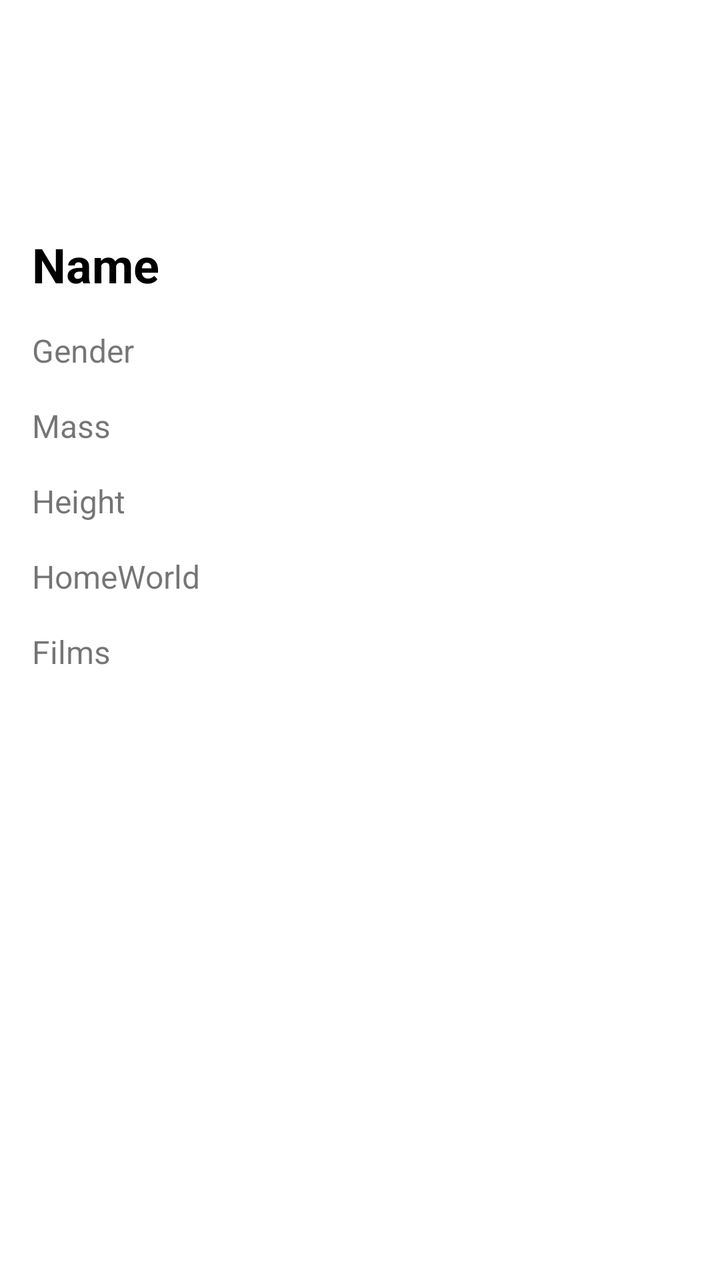
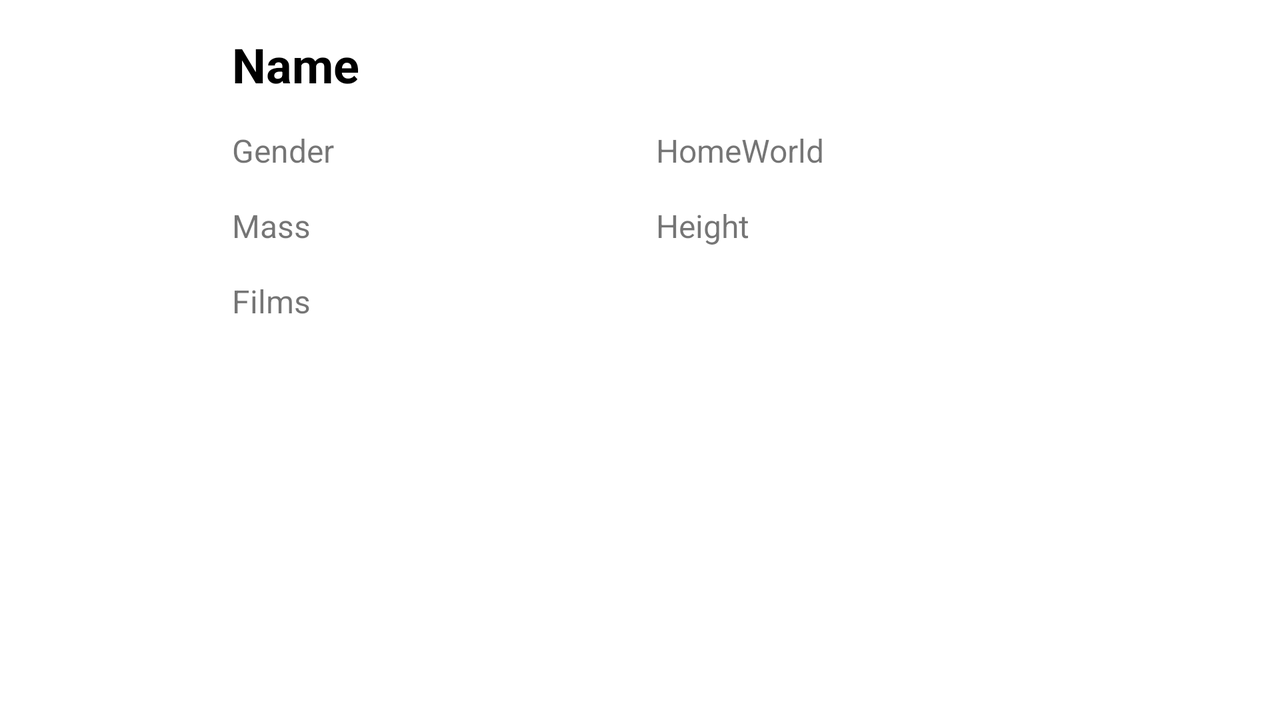

First picture: res/layout/ on a phone held upright. Second picture: the repository's own variant of that layout, on a device whose configuration matches the variant's folder. Source for both follows.
<!-- AndroidManifest.xml: application theme Theme.StarWarsCharacters -->
<!-- res/layout/fragment_description.xml -->
<?xml version="1.0" encoding="utf-8"?>
<androidx.constraintlayout.widget.ConstraintLayout xmlns:android="http://schemas.android.com/apk/res/android"
    xmlns:app="http://schemas.android.com/apk/res-auto"
    xmlns:tools="http://schemas.android.com/tools"
    android:layout_width="match_parent"
    android:layout_height="match_parent"
    android:layout_margin="@dimen/medium_margin">

    <ToggleButton
        android:id="@+id/tgb_isFavourite"
        android:layout_width="@dimen/large_icon_size"
        android:layout_height="@dimen/large_icon_size"
        android:background="@drawable/tb_item_favourite"
        android:focusable="false"
        android:focusableInTouchMode="false"
        android:textOff="@string/empty"
        android:textOn="@string/empty"
        app:layout_constraintEnd_toEndOf="parent"
        app:layout_constraintTop_toTopOf="parent" />

    <TextView
        android:id="@+id/tv_gender"
        android:layout_width="match_parent"
        android:layout_height="wrap_content"
        android:padding="@dimen/medium_padding"
        android:textSize="@dimen/small_text_size"
        app:layout_constraintEnd_toEndOf="parent"
        app:layout_constraintStart_toStartOf="parent"
        app:layout_constraintTop_toBottomOf="@+id/tv_name"
        tools:text="Gender" />

    <TextView
        android:id="@+id/tv_height"
        android:layout_width="match_parent"
        android:layout_height="wrap_content"
        android:padding="@dimen/medium_padding"
        android:textSize="@dimen/small_text_size"
        app:layout_constraintEnd_toEndOf="parent"
        app:layout_constraintStart_toStartOf="parent"
        app:layout_constraintTop_toBottomOf="@+id/tv_mass"
        tools:text="Height" />

    <TextView
        android:id="@+id/tv_films"
        android:layout_width="match_parent"
        android:layout_height="wrap_content"
        android:padding="@dimen/medium_padding"
        android:textSize="@dimen/small_text_size"
        app:layout_constraintEnd_toEndOf="parent"
        app:layout_constraintStart_toStartOf="parent"
        app:layout_constraintTop_toBottomOf="@+id/tv_homeWorld"
        tools:text="Films" />

    <TextView
        android:id="@+id/tv_homeWorld"
        android:layout_width="match_parent"
        android:layout_height="wrap_content"
        android:padding="@dimen/medium_padding"
        android:textSize="@dimen/small_text_size"
        app:layout_constraintEnd_toEndOf="parent"
        app:layout_constraintStart_toStartOf="parent"
        app:layout_constraintTop_toBottomOf="@+id/tv_height"
        tools:text="HomeWorld" />

    <TextView
        android:id="@+id/tv_name"
        android:layout_width="match_parent"
        android:layout_height="wrap_content"
        android:padding="@dimen/medium_padding"
        android:textColor="@color/black"
        android:textSize="@dimen/medium_text_size"
        android:textStyle="bold"
        app:layout_constraintEnd_toEndOf="parent"
        app:layout_constraintStart_toStartOf="parent"
        app:layout_constraintTop_toBottomOf="@+id/iv_photo"
        tools:text="Name" />

    <ImageView
        android:id="@+id/iv_photo"
        android:layout_width="@dimen/large_icon_size"
        android:layout_height="@dimen/large_icon_size"
        android:contentDescription="@string/image_of_character"
        app:layout_constraintStart_toStartOf="parent"
        app:layout_constraintTop_toTopOf="parent"
        app:srcCompat="@drawable/ic_character" />

    <TextView
        android:id="@+id/tv_mass"
        android:layout_width="match_parent"
        android:layout_height="wrap_content"
        android:padding="@dimen/medium_padding"
        android:textSize="@dimen/small_text_size"
        app:layout_constraintEnd_toEndOf="parent"
        app:layout_constraintStart_toStartOf="parent"
        app:layout_constraintTop_toBottomOf="@+id/tv_gender"
        tools:text="Mass" />

</androidx.constraintlayout.widget.ConstraintLayout>
<!-- resources referenced by this layout -->
<resources>
  <color name="black">#FF000000</color>
  <dimen name="large_icon_size">100dp</dimen>
  <dimen name="medium_margin">8dp</dimen>
  <dimen name="medium_padding">8dp</dimen>
  <dimen name="medium_text_size">24sp</dimen>
  <dimen name="small_text_size">16sp</dimen>
  <!-- drawable tb_item_favourite (drawable) -->
  <?xml version="1.0" encoding="utf-8"?>
  <selector xmlns:android="http://schemas.android.com/apk/res/android">
      <item android:drawable="@drawable/ic_baseline_favorite_24"
          android:state_checked="true" />
      <item android:drawable="@drawable/ic_baseline_favorite_border_24"
          android:state_checked="false"/>
  </selector>
  <string name="empty" />
  <string name="image_of_character">image of character</string>
  <style name="Theme.StarWarsCharacters" parent="Theme.MaterialComponents.DayNight.DarkActionBar">
          
          <item name="colorPrimary">@color/blue_500</item>
          <item name="colorPrimaryVariant">@color/blue_700</item>
          <item name="colorOnPrimary">@color/white</item>
          
          <item name="colorSecondary">@color/teal_200</item>
          <item name="colorSecondaryVariant">@color/teal_700</item>
          <item name="colorOnSecondary">@color/black</item>
          
          <item name="android:statusBarColor" tools:targetApi="l">?attr/colorPrimaryVariant</item>
          
      </style>
  <!-- drawable ic_baseline_favorite_border_24 (drawable) -->
  <vector xmlns:android="http://schemas.android.com/apk/res/android"
      android:width="24dp"
      android:height="24dp"
      android:viewportWidth="24"
      android:viewportHeight="24"
      android:tint="@color/red_500">
    <path
        android:fillColor="@android:color/white"
        android:pathData="M16.5,3c-1.74,0 -3.41,0.81 -4.5,2.09C10.91,3.81 9.24,3 7.5,3 4.42,3 2,5.42 2,8.5c0,3.78 3.4,6.86 8.55,11.54L12,21.35l1.45,-1.32C18.6,15.36 22,12.28 22,8.5 22,5.42 19.58,3 16.5,3zM12.1,18.55l-0.1,0.1 -0.1,-0.1C7.14,14.24 4,11.39 4,8.5 4,6.5 5.5,5 7.5,5c1.54,0 3.04,0.99 3.57,2.36h1.87C13.46,5.99 14.96,5 16.5,5c2,0 3.5,1.5 3.5,3.5 0,2.89 -3.14,5.74 -7.9,10.05z"/>
  </vector>
  <color name="blue_500">#3F51B5</color>
  <color name="blue_700">#303F9F</color>
  <color name="white">#FFFFFFFF</color>
  <color name="teal_200">#FF03DAC5</color>
  <color name="teal_700">#FF018786</color>
  <color name="red_500">#F44336</color>
</resources>
<!-- res/layout-land/fragment_description.xml (the repository's variant of the layout above) -->
<!-- drawn on the phone turned sideways -->
<?xml version="1.0" encoding="utf-8"?>
<androidx.constraintlayout.widget.ConstraintLayout xmlns:android="http://schemas.android.com/apk/res/android"
    xmlns:app="http://schemas.android.com/apk/res-auto"
    xmlns:tools="http://schemas.android.com/tools"
    android:layout_width="match_parent"
    android:layout_height="match_parent"
    android:layout_margin="@dimen/medium_margin">

    <ToggleButton
        android:id="@+id/tgb_isFavourite"
        android:layout_width="@dimen/large_icon_size"
        android:layout_height="@dimen/large_icon_size"
        android:background="@drawable/tb_item_favourite"
        android:focusable="false"
        android:focusableInTouchMode="false"
        android:textOff=""
        android:textOn=""
        app:layout_constraintEnd_toEndOf="parent"
        app:layout_constraintTop_toTopOf="parent" />

    <TextView
        android:id="@+id/tv_gender"
        android:layout_width="0dp"
        android:layout_height="wrap_content"
        android:padding="@dimen/medium_padding"
        android:textSize="@dimen/small_text_size"
        app:layout_constraintEnd_toStartOf="@+id/tv_homeWorld"
        app:layout_constraintHorizontal_bias="0.5"
        app:layout_constraintStart_toEndOf="@+id/iv_photo"
        app:layout_constraintTop_toBottomOf="@+id/tv_name"
        tools:text="Gender" />

    <TextView
        android:id="@+id/tv_height"
        android:layout_width="0dp"
        android:layout_height="wrap_content"
        android:padding="@dimen/medium_padding"
        android:textSize="@dimen/small_text_size"
        app:layout_constraintEnd_toStartOf="@+id/tgb_isFavourite"
        app:layout_constraintHorizontal_bias="0.5"
        app:layout_constraintStart_toEndOf="@+id/tv_mass"
        app:layout_constraintTop_toBottomOf="@+id/tv_homeWorld"
        tools:text="Height" />

    <TextView
        android:id="@+id/tv_films"
        android:layout_width="0dp"
        android:layout_height="wrap_content"
        android:padding="@dimen/medium_padding"
        android:textSize="@dimen/small_text_size"
        app:layout_constraintEnd_toStartOf="@+id/tgb_isFavourite"
        app:layout_constraintHorizontal_bias="0.0"
        app:layout_constraintStart_toEndOf="@+id/iv_photo"
        app:layout_constraintTop_toBottomOf="@+id/tv_mass"
        tools:text="Films" />

    <TextView
        android:id="@+id/tv_homeWorld"
        android:layout_width="0dp"
        android:layout_height="wrap_content"
        android:padding="@dimen/medium_padding"
        android:textSize="@dimen/small_text_size"
        app:layout_constraintEnd_toStartOf="@+id/tgb_isFavourite"
        app:layout_constraintHorizontal_bias="0.5"
        app:layout_constraintStart_toEndOf="@+id/tv_gender"
        app:layout_constraintTop_toBottomOf="@+id/tv_name"
        tools:text="HomeWorld" />

    <TextView
        android:id="@+id/tv_name"
        android:layout_width="0dp"
        android:layout_height="wrap_content"
        android:padding="@dimen/medium_padding"
        android:textColor="@color/black"
        android:textSize="@dimen/medium_text_size"
        android:textStyle="bold"
        app:layout_constraintEnd_toStartOf="@+id/tgb_isFavourite"
        app:layout_constraintStart_toEndOf="@+id/iv_photo"
        app:layout_constraintTop_toTopOf="parent"
        tools:text="Name" />

    <ImageView
        android:id="@+id/iv_photo"
        android:layout_width="@dimen/large_icon_size"
        android:layout_height="@dimen/large_icon_size"
        android:contentDescription="@string/image_of_character"
        app:layout_constraintStart_toStartOf="parent"
        app:layout_constraintTop_toTopOf="parent"
        app:srcCompat="@drawable/ic_character" />

    <TextView
        android:id="@+id/tv_mass"
        android:layout_width="0dp"
        android:layout_height="wrap_content"
        android:padding="@dimen/medium_padding"
        android:textSize="@dimen/small_text_size"
        app:layout_constraintEnd_toStartOf="@+id/tv_height"
        app:layout_constraintHorizontal_bias="0.5"
        app:layout_constraintStart_toEndOf="@+id/iv_photo"
        app:layout_constraintTop_toBottomOf="@+id/tv_gender"
        tools:text="Mass" />

</androidx.constraintlayout.widget.ConstraintLayout>
<!-- resources referenced by the variant -->
<!-- as the phone turned sideways resolves them -->
<resources>
  <color name="black">#FF000000</color>
  <dimen name="large_icon_size">100dp</dimen>
  <dimen name="medium_margin">8dp</dimen>
  <dimen name="medium_padding">8dp</dimen>
  <dimen name="medium_text_size">24sp</dimen>
  <dimen name="small_text_size">16sp</dimen>
  <!-- drawable tb_item_favourite (drawable) -->
  <?xml version="1.0" encoding="utf-8"?>
  <selector xmlns:android="http://schemas.android.com/apk/res/android">
      <item android:drawable="@drawable/ic_baseline_favorite_24"
          android:state_checked="true" />
      <item android:drawable="@drawable/ic_baseline_favorite_border_24"
          android:state_checked="false"/>
  </selector>
  <string name="image_of_character">image of character</string>
  <style name="Theme.StarWarsCharacters" parent="Theme.MaterialComponents.DayNight.DarkActionBar">
          
          <item name="colorPrimary">@color/blue_500</item>
          <item name="colorPrimaryVariant">@color/blue_700</item>
          <item name="colorOnPrimary">@color/white</item>
          
          <item name="colorSecondary">@color/teal_200</item>
          <item name="colorSecondaryVariant">@color/teal_700</item>
          <item name="colorOnSecondary">@color/black</item>
          
          <item name="android:statusBarColor" tools:targetApi="l">?attr/colorPrimaryVariant</item>
          
      </style>
  <!-- drawable ic_baseline_favorite_border_24 (drawable) -->
  <vector xmlns:android="http://schemas.android.com/apk/res/android"
      android:width="24dp"
      android:height="24dp"
      android:viewportWidth="24"
      android:viewportHeight="24"
      android:tint="@color/red_500">
    <path
        android:fillColor="@android:color/white"
        android:pathData="M16.5,3c-1.74,0 -3.41,0.81 -4.5,2.09C10.91,3.81 9.24,3 7.5,3 4.42,3 2,5.42 2,8.5c0,3.78 3.4,6.86 8.55,11.54L12,21.35l1.45,-1.32C18.6,15.36 22,12.28 22,8.5 22,5.42 19.58,3 16.5,3zM12.1,18.55l-0.1,0.1 -0.1,-0.1C7.14,14.24 4,11.39 4,8.5 4,6.5 5.5,5 7.5,5c1.54,0 3.04,0.99 3.57,2.36h1.87C13.46,5.99 14.96,5 16.5,5c2,0 3.5,1.5 3.5,3.5 0,2.89 -3.14,5.74 -7.9,10.05z"/>
  </vector>
  <color name="blue_500">#3F51B5</color>
  <color name="blue_700">#303F9F</color>
  <color name="white">#FFFFFFFF</color>
  <color name="teal_200">#FF03DAC5</color>
  <color name="teal_700">#FF018786</color>
  <color name="red_500">#F44336</color>
</resources>
